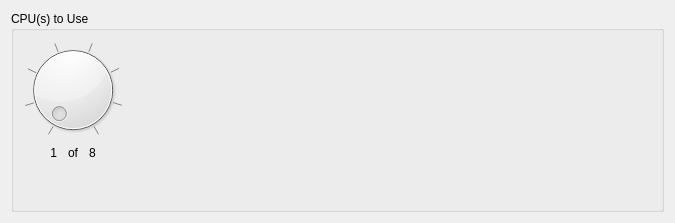
      <widget class="QWidget" name="tab">
       <attribute name="title">
        <string>General</string>
       </attribute>
       <layout class="QGridLayout" name="gridLayout_2">
        <item row="0" column="0">
         <widget class="QGroupBox" name="groupBox">
          <property name="title">
           <string>CPU(s) to Use</string>
          </property>
          <layout class="QGridLayout" name="gridLayout">
           <item row="1" column="1">
            <widget class="QLabel" name="label">
             <property name="minimumSize">
              <size>
               <width>20</width>
               <height>0</height>
              </size>
             </property>
             <property name="maximumSize">
              <size>
               <width>20</width>
               <height>16777215</height>
              </size>
             </property>
             <property name="text">
              <string>of</string>
             </property>
             <property name="alignment">
              <set>Qt::AlignCenter</set>
             </property>
            </widget>
           </item>
           <item row="0" column="3">
            <spacer name="horizontalSpacer">
             <property name="orientation">
              <enum>Qt::Horizontal</enum>
             </property>
             <property name="sizeHint" stdset="0">
              <size>
               <width>529</width>
               <height>20</height>
              </size>
             </property>
            </spacer>
           </item>
           <item row="1" column="2">
            <widget class="QLabel" name="label_2">
             <property name="text">
              <string>8</string>
             </property>
            </widget>
           </item>
           <item row="0" column="0" colspan="3">
            <widget class="QDial" name="dial">
             <property name="cursor">
              <cursorShape>ArrowCursor</cursorShape>
             </property>
             <property name="mouseTracking">
              <bool>true</bool>
             </property>
             <property name="minimum">
              <number>1</number>
             </property>
             <property name="maximum">
              <number>8</number>
             </property>
             <property name="pageStep">
              <number>1</number>
             </property>
             <property name="sliderPosition">
              <number>1</number>
             </property>
             <property name="orientation">
              <enum>Qt::Horizontal</enum>
             </property>
             <property name="invertedAppearance">
              <bool>false</bool>
             </property>
             <property name="invertedControls">
              <bool>false</bool>
             </property>
             <property name="wrapping">
              <bool>false</bool>
             </property>
             <property name="notchesVisible">
              <bool>true</bool>
             </property>
            </widget>
           </item>
           <item row="1" column="0">
            <widget class="QLabel" name="label_5">
             <property name="layoutDirection">
              <enum>Qt::LeftToRight</enum>
             </property>
             <property name="text">
              <string>1</string>
             </property>
             <property name="alignment">
              <set>Qt::AlignRight|Qt::AlignTrailing|Qt::AlignVCenter</set>
             </property>
            </widget>
           </item>
           <item row="2" column="1">
            <spacer name="verticalSpacer">
             <property name="orientation">
              <enum>Qt::Vertical</enum>
             </property>
             <property name="sizeHint" stdset="0">
              <size>
               <width>20</width>
               <height>40</height>
              </size>
             </property>
            </spacer>
           </item>
          </layout>
         </widget>
        </item>
       </layout>
      </widget>
